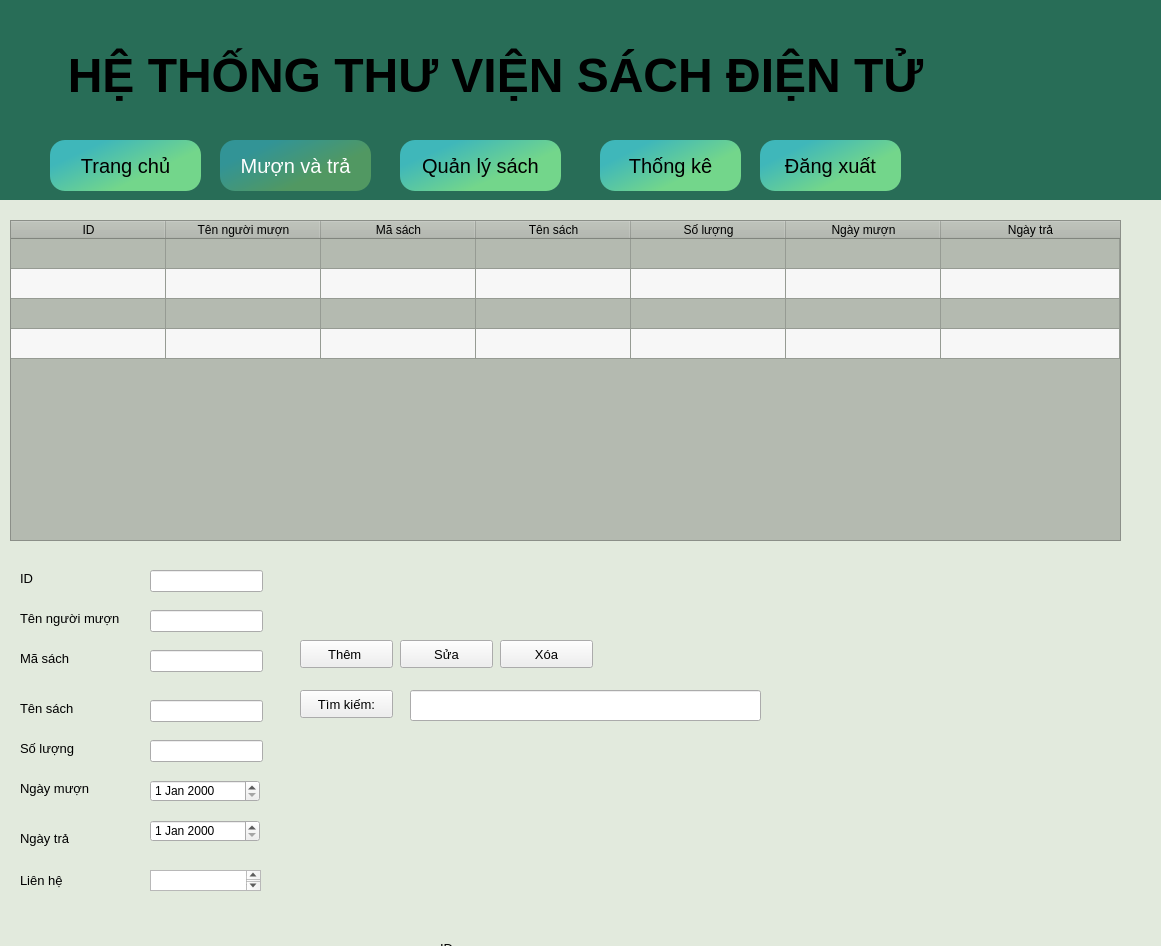
<?xml version="1.0" encoding="UTF-8"?>
<ui version="4.0">
 <class>muonsach</class>
 <widget class="QMainWindow" name="muonsach">
  <property name="geometry">
   <rect>
    <x>0</x>
    <y>0</y>
    <width>1161</width>
    <height>946</height>
   </rect>
  </property>
  <property name="windowTitle">
   <string>MainWindow</string>
  </property>
  <widget class="QWidget" name="centralwidget">
   <widget class="QLabel" name="label">
    <property name="geometry">
     <rect>
      <x>0</x>
      <y>0</y>
      <width>1371</width>
      <height>201</height>
     </rect>
    </property>
    <property name="styleSheet">
     <string notr="true">background-color: rgb(40, 109, 87);</string>
    </property>
    <property name="text">
     <string/>
    </property>
   </widget>
   <widget class="QLabel" name="label_2">
    <property name="geometry">
     <rect>
      <x>0</x>
      <y>200</y>
      <width>1751</width>
      <height>751</height>
     </rect>
    </property>
    <property name="styleSheet">
     <string notr="true">background-color: rgb(226, 234, 221);</string>
    </property>
    <property name="text">
     <string/>
    </property>
   </widget>
   <widget class="QLabel" name="label_9">
    <property name="geometry">
     <rect>
      <x>1080</x>
      <y>0</y>
      <width>311</width>
      <height>191</height>
     </rect>
    </property>
    <property name="text">
     <string/>
    </property>
    <property name="pixmap">
     <pixmap>HinhAnh/background-trangchu1-removebg-preview.png</pixmap>
    </property>
    <property name="scaledContents">
     <bool>true</bool>
    </property>
   </widget>
   <widget class="QPushButton" name="p_quanly">
    <property name="geometry">
     <rect>
      <x>400</x>
      <y>140</y>
      <width>161</width>
      <height>51</height>
     </rect>
    </property>
    <property name="font">
     <font>
      <pointsize>15</pointsize>
     </font>
    </property>
    <property name="styleSheet">
     <string notr="true">QPushButton#p_quanly{
background-color: qlineargradient(spread:pad, x1:0.0199005, y1:0.204, x2:0.726, y2:0.7105, stop:0.19403 rgba(63, 183, 186, 255), stop:0.900498 rgba(115, 214, 139, 255));
border-radius: 15px;
}
QPushButton#p_quanly::hover{
	background-color:rgb(255, 170, 0);
}
</string>
    </property>
    <property name="text">
     <string>Quản lý sách</string>
    </property>
   </widget>
   <widget class="QPushButton" name="p_trangchu">
    <property name="geometry">
     <rect>
      <x>50</x>
      <y>140</y>
      <width>151</width>
      <height>51</height>
     </rect>
    </property>
    <property name="font">
     <font>
      <pointsize>15</pointsize>
     </font>
    </property>
    <property name="styleSheet">
     <string notr="true">QPushButton#p_trangchu{
background-color: qlineargradient(spread:pad, x1:0.0199005, y1:0.204, x2:0.726, y2:0.7105, stop:0.19403 rgba(63, 183, 186, 255), stop:0.900498 rgba(115, 214, 139, 255));
border-radius: 15px;
}
QPushButton#p_trangchu::hover{
	background-color:rgb(255, 170, 0);
}
</string>
    </property>
    <property name="text">
     <string>Trang chủ</string>
    </property>
   </widget>
   <widget class="QPushButton" name="p_muonvatra">
    <property name="geometry">
     <rect>
      <x>220</x>
      <y>140</y>
      <width>151</width>
      <height>51</height>
     </rect>
    </property>
    <property name="font">
     <font>
      <pointsize>15</pointsize>
     </font>
    </property>
    <property name="styleSheet">
     <string notr="true">background-color: qlineargradient(spread:pad, x1:0.0199005, y1:0.204, x2:0.726, y2:0.7105, stop:0.19403 rgba(50, 148, 150, 255), stop:0.900498 rgba(81, 152, 98, 255));
color: rgb(255, 255, 255);
border-radius:15px ;
</string>
    </property>
    <property name="text">
     <string>Mượn và trả</string>
    </property>
   </widget>
   <widget class="QTableWidget" name="table_sach">
    <property name="geometry">
     <rect>
      <x>10</x>
      <y>220</y>
      <width>1111</width>
      <height>321</height>
     </rect>
    </property>
    <property name="styleSheet">
     <string notr="true">background-color: rgb(180, 186, 176);
border-color: rgb(85, 255, 255);
font: 10pt &quot;MS Shell Dlg 2&quot;;</string>
    </property>
    <property name="dragEnabled">
     <bool>false</bool>
    </property>
    <property name="alternatingRowColors">
     <bool>true</bool>
    </property>
    <property name="rowCount">
     <number>4</number>
    </property>
    <property name="columnCount">
     <number>7</number>
    </property>
    <attribute name="horizontalHeaderCascadingSectionResizes">
     <bool>true</bool>
    </attribute>
    <attribute name="horizontalHeaderDefaultSectionSize">
     <number>155</number>
    </attribute>
    <attribute name="horizontalHeaderShowSortIndicator" stdset="0">
     <bool>true</bool>
    </attribute>
    <attribute name="horizontalHeaderStretchLastSection">
     <bool>true</bool>
    </attribute>
    <attribute name="verticalHeaderVisible">
     <bool>false</bool>
    </attribute>
    <attribute name="verticalHeaderCascadingSectionResizes">
     <bool>true</bool>
    </attribute>
    <attribute name="verticalHeaderShowSortIndicator" stdset="0">
     <bool>false</bool>
    </attribute>
    <attribute name="verticalHeaderStretchLastSection">
     <bool>false</bool>
    </attribute>
    <row>
     <property name="text">
      <string>New Row</string>
     </property>
    </row>
    <row>
     <property name="text">
      <string>New Row</string>
     </property>
    </row>
    <row>
     <property name="text">
      <string>New Row</string>
     </property>
    </row>
    <row>
     <property name="text">
      <string>New Row</string>
     </property>
    </row>
    <column>
     <property name="text">
      <string>ID</string>
     </property>
    </column>
    <column>
     <property name="text">
      <string>Tên người mượn</string>
     </property>
    </column>
    <column>
     <property name="text">
      <string>Mã sách</string>
     </property>
    </column>
    <column>
     <property name="text">
      <string>Tên sách</string>
     </property>
    </column>
    <column>
     <property name="text">
      <string>Số lượng</string>
     </property>
    </column>
    <column>
     <property name="text">
      <string>Ngày mượn</string>
     </property>
    </column>
    <column>
     <property name="text">
      <string>Ngày trả</string>
     </property>
    </column>
   </widget>
   <widget class="QLineEdit" name="txt_soluong">
    <property name="geometry">
     <rect>
      <x>150</x>
      <y>740</y>
      <width>113</width>
      <height>22</height>
     </rect>
    </property>
   </widget>
   <widget class="QPushButton" name="p_sua">
    <property name="geometry">
     <rect>
      <x>400</x>
      <y>640</y>
      <width>93</width>
      <height>28</height>
     </rect>
    </property>
    <property name="font">
     <font>
      <pointsize>10</pointsize>
     </font>
    </property>
    <property name="text">
     <string>Sửa</string>
    </property>
   </widget>
   <widget class="QPushButton" name="p_tim">
    <property name="geometry">
     <rect>
      <x>300</x>
      <y>690</y>
      <width>93</width>
      <height>28</height>
     </rect>
    </property>
    <property name="font">
     <font>
      <pointsize>10</pointsize>
     </font>
    </property>
    <property name="text">
     <string>Tìm kiếm:</string>
    </property>
   </widget>
   <widget class="QLabel" name="label_8">
    <property name="geometry">
     <rect>
      <x>20</x>
      <y>780</y>
      <width>121</width>
      <height>16</height>
     </rect>
    </property>
    <property name="font">
     <font>
      <pointsize>10</pointsize>
     </font>
    </property>
    <property name="text">
     <string>Ngày mượn</string>
    </property>
   </widget>
   <widget class="QLabel" name="label_6">
    <property name="geometry">
     <rect>
      <x>20</x>
      <y>740</y>
      <width>151</width>
      <height>16</height>
     </rect>
    </property>
    <property name="font">
     <font>
      <pointsize>10</pointsize>
     </font>
    </property>
    <property name="text">
     <string>Số lượng</string>
    </property>
   </widget>
   <widget class="QLineEdit" name="txt_ms">
    <property name="geometry">
     <rect>
      <x>150</x>
      <y>650</y>
      <width>113</width>
      <height>22</height>
     </rect>
    </property>
   </widget>
   <widget class="QLineEdit" name="txt_tensach">
    <property name="geometry">
     <rect>
      <x>150</x>
      <y>700</y>
      <width>113</width>
      <height>22</height>
     </rect>
    </property>
   </widget>
   <widget class="QLabel" name="label_5">
    <property name="geometry">
     <rect>
      <x>20</x>
      <y>700</y>
      <width>111</width>
      <height>16</height>
     </rect>
    </property>
    <property name="font">
     <font>
      <pointsize>10</pointsize>
     </font>
    </property>
    <property name="text">
     <string>Tên sách</string>
    </property>
   </widget>
   <widget class="QPushButton" name="p_them">
    <property name="geometry">
     <rect>
      <x>300</x>
      <y>640</y>
      <width>93</width>
      <height>28</height>
     </rect>
    </property>
    <property name="font">
     <font>
      <pointsize>10</pointsize>
     </font>
    </property>
    <property name="text">
     <string>Thêm </string>
    </property>
   </widget>
   <widget class="QPushButton" name="p_xoa">
    <property name="geometry">
     <rect>
      <x>500</x>
      <y>640</y>
      <width>93</width>
      <height>28</height>
     </rect>
    </property>
    <property name="font">
     <font>
      <pointsize>10</pointsize>
     </font>
    </property>
    <property name="text">
     <string>Xóa</string>
    </property>
   </widget>
   <widget class="QLabel" name="label_4">
    <property name="geometry">
     <rect>
      <x>20</x>
      <y>650</y>
      <width>121</width>
      <height>16</height>
     </rect>
    </property>
    <property name="font">
     <font>
      <pointsize>10</pointsize>
     </font>
    </property>
    <property name="text">
     <string>Mã sách</string>
    </property>
   </widget>
   <widget class="QLabel" name="label_7">
    <property name="geometry">
     <rect>
      <x>20</x>
      <y>830</y>
      <width>121</width>
      <height>16</height>
     </rect>
    </property>
    <property name="font">
     <font>
      <pointsize>10</pointsize>
     </font>
    </property>
    <property name="text">
     <string>Ngày trả</string>
    </property>
   </widget>
   <widget class="QLineEdit" name="txt_timkiem">
    <property name="geometry">
     <rect>
      <x>410</x>
      <y>690</y>
      <width>351</width>
      <height>31</height>
     </rect>
    </property>
   </widget>
   <widget class="QLabel" name="label_10">
    <property name="geometry">
     <rect>
      <x>20</x>
      <y>870</y>
      <width>121</width>
      <height>21</height>
     </rect>
    </property>
    <property name="font">
     <font>
      <pointsize>10</pointsize>
     </font>
    </property>
    <property name="text">
     <string>Liên hệ</string>
    </property>
   </widget>
   <widget class="QPushButton" name="p_dx">
    <property name="geometry">
     <rect>
      <x>760</x>
      <y>140</y>
      <width>141</width>
      <height>51</height>
     </rect>
    </property>
    <property name="font">
     <font>
      <pointsize>15</pointsize>
     </font>
    </property>
    <property name="styleSheet">
     <string notr="true">QPushButton#p_dx{
background-color: qlineargradient(spread:pad, x1:0.0199005, y1:0.204, x2:0.726, y2:0.7105, stop:0.19403 rgba(63, 183, 186, 255), stop:0.900498 rgba(115, 214, 139, 255));
border-radius: 15px;
}
QPushButton#p_dx::hover{
	background-color:rgb(255, 170, 0);
}
</string>
    </property>
    <property name="text">
     <string>Đăng xuất</string>
    </property>
   </widget>
   <widget class="QPushButton" name="p_thongke">
    <property name="geometry">
     <rect>
      <x>600</x>
      <y>140</y>
      <width>141</width>
      <height>51</height>
     </rect>
    </property>
    <property name="font">
     <font>
      <pointsize>15</pointsize>
     </font>
    </property>
    <property name="styleSheet">
     <string notr="true">QPushButton#p_thongke{
background-color: qlineargradient(spread:pad, x1:0.0199005, y1:0.204, x2:0.726, y2:0.7105, stop:0.19403 rgba(63, 183, 186, 255), stop:0.900498 rgba(115, 214, 139, 255));
border-radius: 15px;
}
QPushButton#p_thongke::hover{
	background-color:rgb(255, 170, 0);
}
</string>
    </property>
    <property name="text">
     <string>Thống kê</string>
    </property>
   </widget>
   <widget class="QLineEdit" name="txt_ID">
    <property name="geometry">
     <rect>
      <x>150</x>
      <y>570</y>
      <width>113</width>
      <height>22</height>
     </rect>
    </property>
    <property name="text">
     <string/>
    </property>
   </widget>
   <widget class="QLabel" name="label_11">
    <property name="geometry">
     <rect>
      <x>20</x>
      <y>570</y>
      <width>121</width>
      <height>16</height>
     </rect>
    </property>
    <property name="font">
     <font>
      <pointsize>10</pointsize>
     </font>
    </property>
    <property name="text">
     <string>ID</string>
    </property>
   </widget>
   <widget class="QLineEdit" name="txt_tennguoi">
    <property name="geometry">
     <rect>
      <x>150</x>
      <y>610</y>
      <width>113</width>
      <height>22</height>
     </rect>
    </property>
    <property name="text">
     <string/>
    </property>
   </widget>
   <widget class="QLabel" name="label_12">
    <property name="geometry">
     <rect>
      <x>20</x>
      <y>610</y>
      <width>121</width>
      <height>16</height>
     </rect>
    </property>
    <property name="font">
     <font>
      <pointsize>10</pointsize>
     </font>
    </property>
    <property name="text">
     <string>Tên người mượn</string>
    </property>
   </widget>
   <widget class="QDateEdit" name="Ngaymuon">
    <property name="geometry">
     <rect>
      <x>150</x>
      <y>780</y>
      <width>110</width>
      <height>22</height>
     </rect>
    </property>
   </widget>
   <widget class="QDateEdit" name="Ngaytra">
    <property name="geometry">
     <rect>
      <x>150</x>
      <y>820</y>
      <width>110</width>
      <height>22</height>
     </rect>
    </property>
   </widget>
   <widget class="QPlainTextEdit" name="Lienhe">
    <property name="geometry">
     <rect>
      <x>150</x>
      <y>870</y>
      <width>111</width>
      <height>21</height>
     </rect>
    </property>
   </widget>
   <widget class="QLabel" name="label_13">
    <property name="geometry">
     <rect>
      <x>440</x>
      <y>940</y>
      <width>121</width>
      <height>16</height>
     </rect>
    </property>
    <property name="font">
     <font>
      <pointsize>10</pointsize>
     </font>
    </property>
    <property name="text">
     <string>ID</string>
    </property>
   </widget>
   <widget class="QLabel" name="label_14">
    <property name="geometry">
     <rect>
      <x>950</x>
      <y>30</y>
      <width>201</width>
      <height>161</height>
     </rect>
    </property>
    <property name="font">
     <font>
      <pointsize>10</pointsize>
     </font>
    </property>
    <property name="text">
     <string/>
    </property>
    <property name="pixmap">
     <pixmap>Hinhanh/logo1.png</pixmap>
    </property>
    <property name="scaledContents">
     <bool>true</bool>
    </property>
   </widget>
   <widget class="QLabel" name="label_15">
    <property name="geometry">
     <rect>
      <x>50</x>
      <y>30</y>
      <width>891</width>
      <height>91</height>
     </rect>
    </property>
    <property name="font">
     <font>
      <pointsize>10</pointsize>
     </font>
    </property>
    <property name="styleSheet">
     <string notr="true">color:rgb(255, 255, 255),
</string>
    </property>
    <property name="text">
     <string>&lt;html&gt;&lt;head/&gt;&lt;body&gt;&lt;p align=&quot;center&quot;&gt;&lt;span style=&quot; font-size:36pt; font-weight:600;&quot;&gt;HỆ THỐNG THƯ VIỆN SÁCH ĐIỆN TỬ&lt;/span&gt;&lt;/p&gt;&lt;/body&gt;&lt;/html&gt;</string>
    </property>
    <property name="scaledContents">
     <bool>true</bool>
    </property>
   </widget>
   <zorder>label</zorder>
   <zorder>label_2</zorder>
   <zorder>p_quanly</zorder>
   <zorder>p_trangchu</zorder>
   <zorder>p_muonvatra</zorder>
   <zorder>table_sach</zorder>
   <zorder>txt_soluong</zorder>
   <zorder>p_sua</zorder>
   <zorder>p_tim</zorder>
   <zorder>label_8</zorder>
   <zorder>label_6</zorder>
   <zorder>txt_ms</zorder>
   <zorder>txt_tensach</zorder>
   <zorder>label_5</zorder>
   <zorder>p_xoa</zorder>
   <zorder>label_4</zorder>
   <zorder>label_7</zorder>
   <zorder>txt_timkiem</zorder>
   <zorder>label_10</zorder>
   <zorder>label_9</zorder>
   <zorder>p_dx</zorder>
   <zorder>p_thongke</zorder>
   <zorder>p_them</zorder>
   <zorder>txt_ID</zorder>
   <zorder>label_11</zorder>
   <zorder>txt_tennguoi</zorder>
   <zorder>label_12</zorder>
   <zorder>Ngaymuon</zorder>
   <zorder>Ngaytra</zorder>
   <zorder>Lienhe</zorder>
   <zorder>label_13</zorder>
   <zorder>label_14</zorder>
   <zorder>label_15</zorder>
  </widget>
 </widget>
 <resources/>
 <connections/>
</ui>
